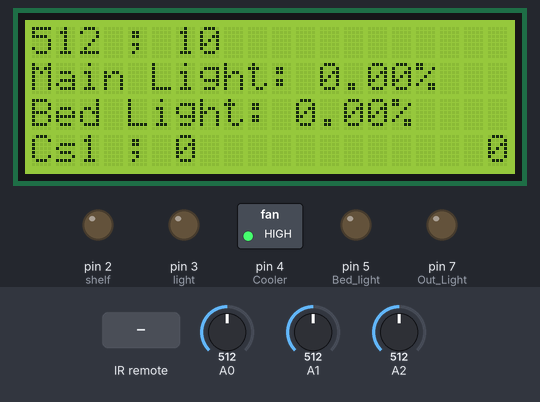
A sketch run on a simulated Arduino Uno, built with avr-gcc and run on an emulated ATmega328P. Shown: 20×4 character LCD, switched loads named in the sketch (green lamp = pin HIGH), output pins drawn as LEDs (lit = HIGH). The inputs (shaded band) are chosen by the test bench; at power-on: A1 = 512, A0 = 512, A2 = 512. What the sketch prints to the serial monitor is not drawn.

Above: at 1.2 s.
1.3 s: infrared code 0xA32AB931 received
At 2.6 s:
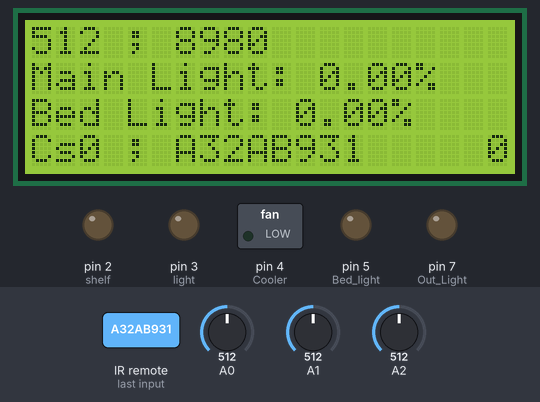
4.3 s: A1 set to 927
7.3 s: A1 set to 928
At 7.45 s:
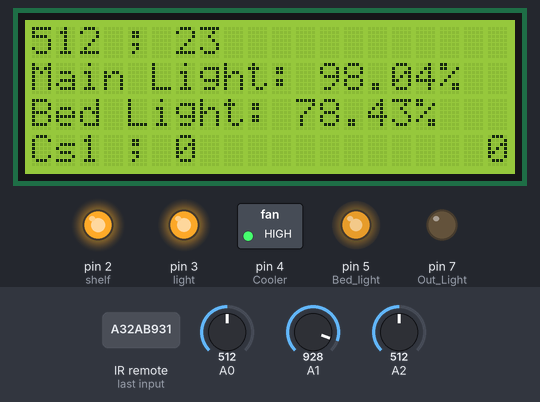
9.2 s: infrared code 0x371A3C86 received
At 9.4 s:
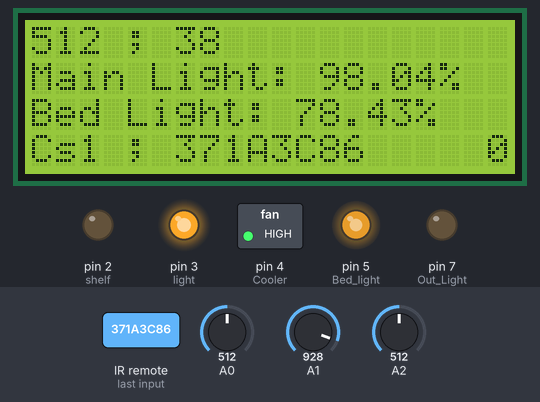
10.8 s: infrared code 0x39D41DC6 received
At 10.98 s:
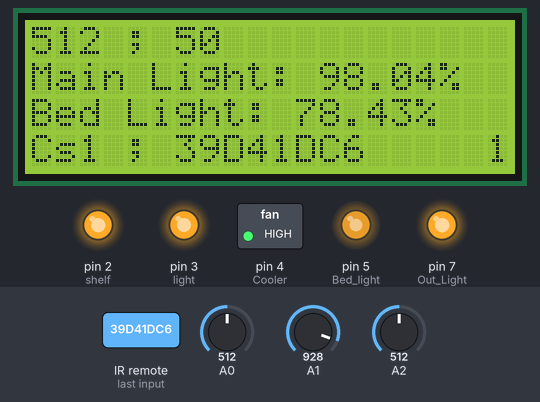
12.8 s: infrared code 0x1D2FEFF6 received
At 12.94 s:
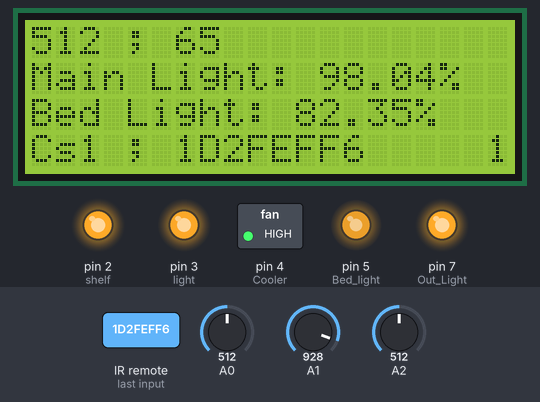
Timing chart, 0 to 15.8 s (numbered marks = the images above; inputs shaded):
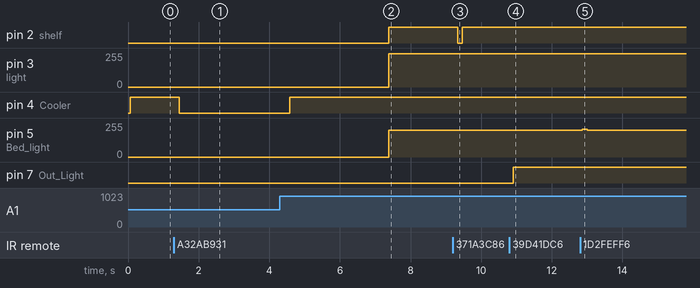

The sketch:

Room_power_control_V_1.7.ino
```cpp
#include <LiquidCrystal.h>
LiquidCrystal lcd(13, 12, 11, 10, 9, 8); // RS, E , D4 , D5 , D6 , D7
bool inRange(int val, int minimum, int maximum){return ((minimum <= val) && (val <= maximum));}

#include <IRremote.h>
int RECV_PIN = A3;
IRrecv irrecv(RECV_PIN);
decode_results results;
long unsigned int irCode;
long unsigned int irCodeOld;

int SL = 0;
int ML = 0;
int Cs = 0;
int BL = 0;
int OL = 0;
int Check;

void setup() {
  lcd.begin(20, 4);
  Serial.begin(9600);
  pinMode(2, OUTPUT);//shelf
  pinMode(3, OUTPUT);//5V light
  pinMode(4, OUTPUT);//Cooler
  pinMode(5, OUTPUT);//Bed light
  pinMode(7, OUTPUT);//Out Light
  irrecv.enableIRIn();
  int C = analogRead(A0);
  if(inRange(C, 250, 258)){Cs = 1;}
  if(inRange(C, 220, 230)){Cs = 0;}
  if(C > 258){Cs = 1;}
}

void loop() {
  remoteControl();
  int C = analogRead(A0);
  int A = analogRead(A1);
  int B = analogRead(A2);
 Check++;
 if(C > 246){Cs = 1;}

 if(Check > 2000.00 && Cs == 1){
  Cs = 0;digitalWrite(4, Cs);
  delay(2000);
  int C = analogRead(A0);
  lcd.setCursor(15, 0);
  lcd.print(C);
  delay(1000);
  Cs = 1;digitalWrite(4, Cs);
  if(C < 220){Cs = 0;}
  Check = 0;
  Serial.print("test: ");Serial.print(C);Serial.print(" > ");
  }
  if(Check > 2200){Check = 0;}

  if(inRange(B, 1020, 1024)){SL = !SL;}
  if(inRange(A, 928, 932)){BL = 200;ML = 250;SL = 1;}
  if(inRange(A, 836, 840)){BL = 0;ML = 0;SL = 0;}
  if(inRange(A, 1020, 1024)){BL++; if(BL > 255){BL--;}}
  if(inRange(A, 740, 748)){BL--; if(BL < 0){BL++;}}
  if(inRange(A, 910, 914)){ML++; if(ML > 255){ML--;}}
  if(inRange(A, 804, 808)){ML--; if(ML < 0){ML++;}}

/*  if(irCodeOld == irCode){
    if(irCode == 0xA32AB931){delay(200);irCode = 0;}
    if(irCode == 0x371A3C86){delay(200);irCode = 0;}
    if(irCode == 0x39D41DC6){delay(200);}

  }
*/
  //if(irCode == 0x1D2FEFF6){ML = ML + 10; if(ML > 255){ML = 255;}}
  if(irCode == 0x1D2FEFF6){BL = BL + 10; if(BL > 255){BL = 255;}}
  if(irCode == 0xE0984BB6){BL++; if(BL > 255){BL = 255;}}
  if(irCode == 0x143226DB){ML = 0;BL = 0;SL = 0;OL = 0;}
  if(irCode == 0xA32AB931){Check = 8980;Cs = !Cs;}
  if(irCode == 0x371A3C86){SL = !SL;}
  if(irCode == 0x39D41DC6){OL = !OL;}

  analogWrite(3, ML);
  analogWrite(5, BL);
  digitalWrite(2, SL);
  digitalWrite(4, Cs);
  digitalWrite(7, OL);

  lcd. clear();
  lcd.print (C);
  lcd.print (" ; ");
  lcd.print (Check);
  lcd.setCursor(0, 1);
  lcd.print("Main Light: ");
  lcd.print(ML / 255.00 * 100.00);
  lcd.print("%");
  lcd.setCursor(0, 2);
  lcd.print("Bed Light: ");
  lcd.print(BL / 255.00 * 100.00);
  lcd.print("%");
  lcd.setCursor(0, 3);
  lcd.print("Cs");
  lcd.print(digitalRead(4));
  lcd.print(" ; ");
  lcd.print(irCode, HEX);
  lcd.setCursor(19, 3);
  lcd.print(OL);


delay(100);

Serial.print("A:");
Serial.print(A);
Serial.print(" : ");
Serial.print("B:");
Serial.print(B);
Serial.print(" : ");
Serial.print("C:");
Serial.print(C);
Serial.print(" : ");
Serial.print("SL:");
Serial.print(SL);
Serial.print(" : ");
Serial.print("ML:");
Serial.print(ML);
Serial.print(" : ");
Serial.print("Cs:");
Serial.print(Cs);
Serial.print(" : ");
Serial.print("BL:");
Serial.print(BL);
Serial.print(" : ");
Serial.print("OL:");
Serial.print(OL);
Serial.print(" : ");
Serial.print("Check:");
Serial.print(Check);
Serial.print(" : ");
Serial.print("IR:");
Serial.println(irCode, HEX);
irCodeOld = irCode;
irCode = 0;
}
void remoteControl(){
  if (irrecv.decode(&results)){
    irCode = results.value;
    delay(50);
    irrecv.resume(); // Receive the next value
  }
}
```

Measured:
- the behaviour switches between 927 and 928 on A1 (found by bisection; images 1 and 2)
- after the input at 1.3 s, pin 4 (Cooler): HIGH → LOW after 0.15 s; the display: changes after 0.16 s (image 1)
- after the input at 7.3 s, pin 2 (shelf): LOW → HIGH after 0.08 s; pin 3 (light): 0/255 → 250/255 after 0.08 s; pin 5 (Bed_light): 0/255 → 200/255 after 0.08 s
- after the input at 9.2 s, pin 2 (shelf): HIGH → LOW after 0.13 s, → HIGH 0.14 s later; the display: changes after 0.14 s (image 3)
- after the input at 10.8 s, pin 7 (Out_Light): LOW → HIGH after 0.11 s; the display: changes after 0.12 s (image 4)
- after the input at 12.8 s, pin 5 (Bed_light): 200/255 → 210/255 after 0.07 s, → 200/255 0.14 s later; the display: changes after 0.08 s (image 5)
- what the display in image 1 shows lasts 2.1 s, from 1.5 s to 3.6 s
